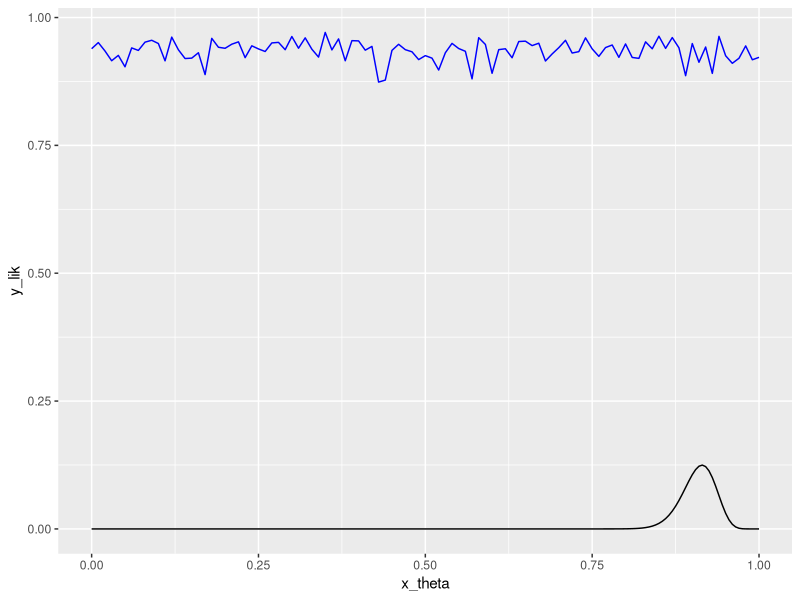

Write the R code that produced this figure.
## ---- chunk 1
z <- qnorm(0.975)
theta_hat <- 118/129
var_theta_hat <- theta_hat*(1-theta_hat)/129
c(theta_hat - z*sqrt(var_theta_hat), theta_hat + z*sqrt(var_theta_hat))
## ---- chunk 2
c(qbeta(0.025, 119, 12), qbeta(0.975, 119, 12))
## ---- chunk 3
library(tidyverse)
likelihood <- function(theta, n, y){
  result = choose(n,y)*(theta^(y))*(1-theta)^(n -y)
  return(result)
}

x_theta = seq(from = 0, to=1, by=0.005)
y_lik = likelihood(x_theta, 129, 118)
df = data.frame(x_theta, y_lik)
ggplot(df, aes(x_theta, y_lik)) + geom_line() + stat_function(fun="rbeta", args = list(129, 1,1), col="red") + stat_function(fun=rbeta, args = list(129, 10, 10), col="blue") + stat_function(fun="rbeta", args = list(529, 119, 12))
